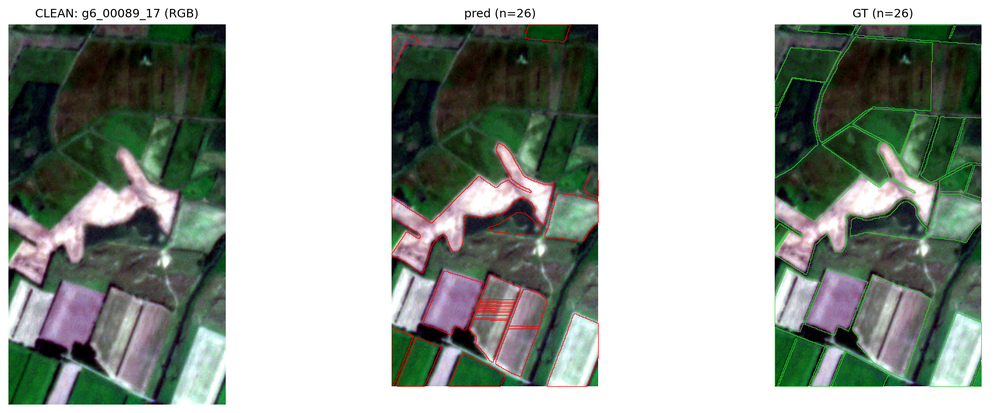
#> input picture figures/qualitative_example.png, 1000 x 413 px, shrunk from 2135 x 881 before the run, found by its file name
$ python split_composites.py
#> lines starting #> are read from the running program, lines starting #| are printed output that depends on the picture; after the words box and inside, x2 and y2 are one past the last pixel; in counts of white or black regions, pixels touching at a corner belong together
"""Split the two multi-panel PNGs into single-panel files.

Both composites were saved straight from matplotlib with the debug titles
still on ("CLEAN: g6_00089_17 (RGB)", "pampas: single threshold (n=426)") and
with wide gutters between the panels. Roughly half of `qualitative_example`
is empty canvas. Splitting them lets the paper set the gutters in LaTeX and
carry the panel labels as typeset text at the document font.

Panel boxes are found from the pixels: title rows and gutters are the runs
with no ink, so the crop cannot silently clip imagery.

    python scripts/06_figures/split_composites.py [--dir figures]
"""

import argparse
from pathlib import Path

import numpy as np
from PIL import Image

# source file -> (output stems, left to right)
COMPOSITES = {
    "qualitative_example.png": ["fig_qual_rgb", "fig_qual_pred", "fig_qual_gt"],
    "global_pampas.png": ["fig_global_tuned", "fig_global_fv"],
}
TOL = 8
MIN_PANEL = 20  # px; anything narrower is text, not a panel


def runs(flags):
    out, start = [], None
    for i, on in enumerate(flags):
        if on and start is None:
            start = i
        if not on and start is not None:
            out.append((start, i))
            start = None
    if start is not None:
        out.append((start, len(flags)))
    return out


def split(path, stems, outdir):
    im = np.asarray(Image.open(path).convert("RGB")).astype(int)
    ink = np.abs(im - 255).max(axis=2) > TOL
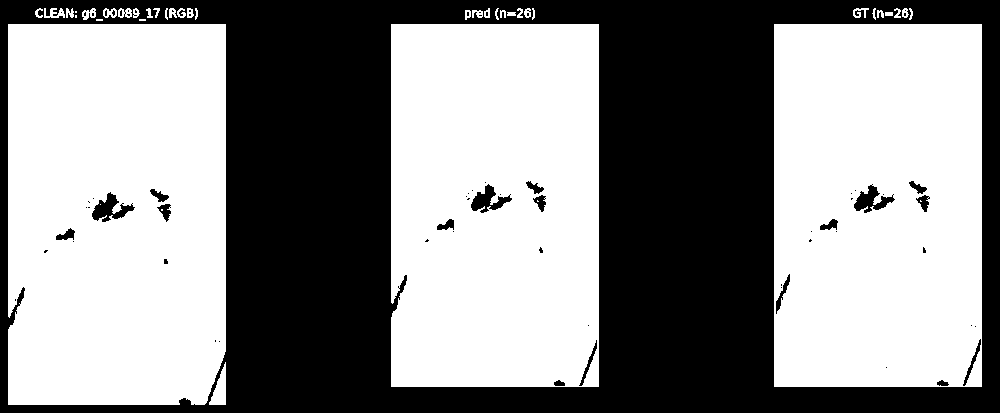
#> ink: shape (413, 1000) bool; 56.1% white; 71 black regions (53 under 20 px), largest, box (x1, y1, x2, y2) and area: (0, 0, 1000, 413) 177889, (92, 192, 135, 222) 571, (471, 184, 512, 213) 523

    # The title strip is the first short run of inked rows; the panels are the
    # tall run below it.
    row_runs = [r for r in runs(ink.sum(axis=1) > 0)]
#> the loop in runs, `for i, on in enumerate(flags):` made 413 passes
#> on on passes 9, 25: True, True
#> on on passes 1 to 6: False, False, False, False, False, False
#> after the loop in runs, `for i, on in enumerate(flags):`: out = [(8, 21), (24, 405)]
#> row_runs = [(8, 21), (24, 405)]
    body = max(row_runs, key=lambda r: r[1] - r[0])
#> body = (24, 405)
    y0, y1 = body
#> y0 = 24; y1 = 405

    col_runs = [r for r in runs(ink[y0:y1].sum(axis=0) > 0)
                if r[1] - r[0] >= MIN_PANEL]
#> the loop in runs (call 2), `for i, on in enumerate(flags):` made 1000 passes
#> col_runs = [(8, 226), (391, 599), (774, 982)]
    if len(col_runs) != len(stems):
        raise SystemExit(f"{path}: found {len(col_runs)} panels, expected {len(stems)}")

    src = Image.open(path)
#> src is the input picture: PIL image 1000x413 RGBA; mean R, G, B, A 155.4, 163.5, 155.7, 255
    for (x0, x1), stem in zip(col_runs, stems):
        panel = src.crop((x0, y0, x1, y1))
        # Each panel keeps its own blank border from the parent figure; the
        # panels are rendered at slightly different scales but the same aspect,
        # so trimming per panel and setting a common height in LaTeX registers
        # them exactly.
        ink = np.abs(np.asarray(panel.convert("RGB")).astype(int) - 255).max(axis=2) > TOL
        ys, xs = np.where(ink)
        panel = panel.crop((xs.min(), ys.min(), xs.max() + 1, ys.max() + 1))
        out = outdir / f"{stem}.png"
        panel.save(out)
        w, h = panel.size
        print(f"  {out.name}: {w}x{h}  aspect {w / h:.4f}")
#> this loop made 3 passes
#> (x0, x1, stem, w, h) on passes 1 to 3: (8, 226, 'fig_qual_rgb', 218, 381), (391, 599, 'fig_qual_pred', 208, 363), (774, 982, 'fig_qual_gt', 208, 363)
#|   fig_qual_rgb.png: 218x381  aspect 0.5722
#|   fig_qual_pred.png: 208x363  aspect 0.5730
#|   fig_qual_gt.png: 208x363  aspect 0.5730
#> pass 1, in split, `panel = src.crop((x0, y0, x1, y1))`:
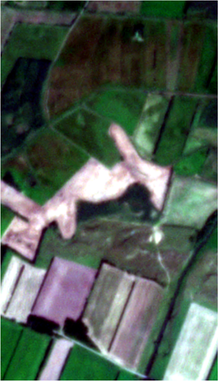
#> panel: PIL image 218x381 RGBA; mean R, G, B, A 78.7, 93.3, 81.6, 255
#> pass 1, in split, `ink = np.abs(np.asarray(panel.convert("RGB")).astype(int) - 255).max(a..`:
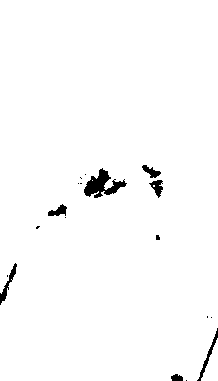
#> ink: shape (381, 218) bool; 98.3% white; 18 black regions (11 under 20 px), largest, box (x1, y1, x2, y2) and area: (84, 168, 127, 198) 571, (0, 263, 17, 305) 173, (197, 328, 218, 381) 166
#> pass 2, in split, `panel = src.crop((x0, y0, x1, y1))`:
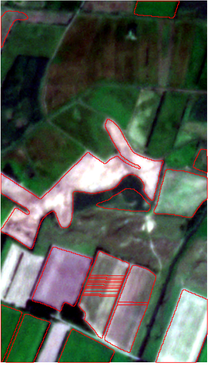
#> panel: PIL image 208x381 RGBA; mean R, G, B, A 91.5, 98.4, 87.4, 255
#> pass 2, in split, `ink = np.abs(np.asarray(panel.convert("RGB")).astype(int) - 255).max(a..`:
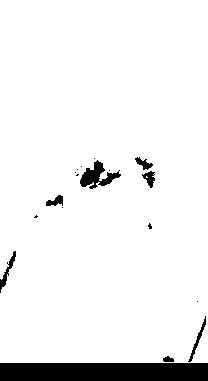
#> ink: shape (381, 208) bool; 93.7% white; 18 black regions (10 under 20 px), largest, box (x1, y1, x2, y2) and area: (0, 363, 208, 381) 3744, (80, 160, 121, 189) 523, (0, 251, 16, 293) 164
#> after the loop:
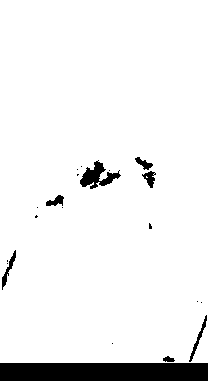
#> ink: shape (381, 208) bool; 93.7% white; 21 black regions (13 under 20 px), largest, box (x1, y1, x2, y2) and area: (0, 363, 208, 381) 3744, (80, 160, 121, 189) 517, (2, 250, 16, 290) 145
#> after the loop:
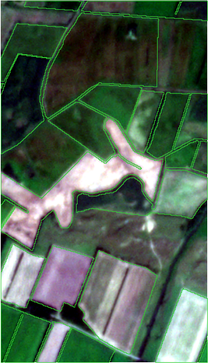
#> panel: PIL image 208x363 RGBA; mean R, G, B, A 78.2, 99.2, 80.9, 255


def main():
    ap = argparse.ArgumentParser()
    ap.add_argument("--dir", type=Path, default=Path("figures"))
    args = ap.parse_args()
    for name, stems in COMPOSITES.items():
        src = args.dir / name
        if not src.exists():
            print(f"{name}: already split, skipping")
            continue
        print(name)
        split(src, stems, args.dir)
#> pass 2 of the loop in main, `for name, stems in COMPOSITES.items():`:
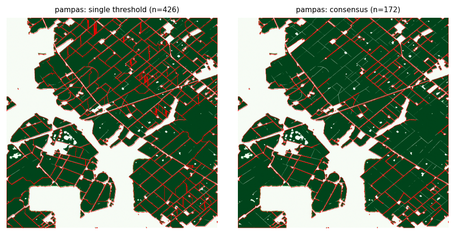
#> input picture figures/global_pampas.png, 465 x 245 px, shrunk from 993 x 524 before the run, found by its file name
#> im: shape (245, 465, 3) int64
#> in split (call 2), `ink = np.abs(im - 255).max(axis=2) > TOL`:
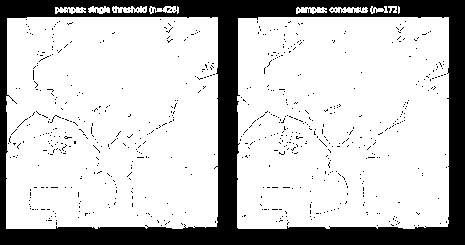
#> ink: shape (245, 465) bool; 77.9% white; 661 black regions (660 under 20 px), largest, box (x1, y1, x2, y2) and area: (0, 0, 465, 245) 23852
#> row_runs = [(6, 14), (17, 229)]
#> body = (17, 229)
#> y0 = 17; y1 = 229
#> col_runs = [(6, 218), (237, 449)]
#> in split, src is the input picture: PIL image 465x245 RGBA; mean R, G, B, A 128.5, 146.6, 124.7, 255
#> the loop in split (call 2), `for (x0, x1), stem in zip(col_runs, stems):` made 2 passes
#> (x0, x1, stem, w, h) on passes 1 to 2: (6, 218, 'fig_global_tuned', 212, 212), (237, 449, 'fig_global_fv', 212, 212)
#> (printed output is left out)
#> pass 2, in split (call 2), `ink = np.abs(np.asarray(panel.convert("RGB")).astype(int) - 255).max(a..`:
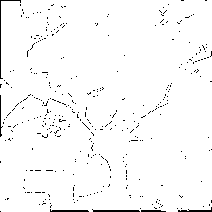
#> ink: shape (212, 212) bool; 97.5% white; black in thin lines or dots


if __name__ == "__main__":
    raise SystemExit(main())
#> (the program exits here)
